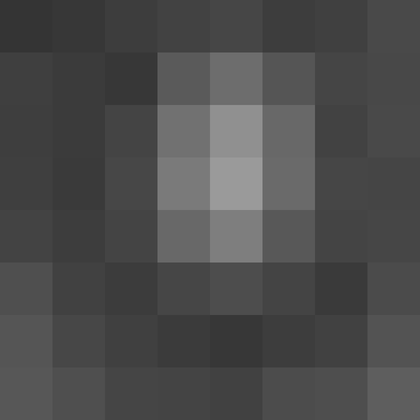
%> input picture hinput3.png, 420 x 420 px, shrunk from 800 x 800 before the run
$ octave histogram_block_first.m   (GNU Octave 9; MATLAB toolbox functions it lacks are replaced by stand-ins)
%> lines starting %> are read from the running program, lines starting %| are printed output that depends on the picture
### histogram_hesapla.m
function histogram1 = histogram_hesapla(I1)

    histogram1 = zeros(1,256);
    [w,h] = size(I1);

    for i=1:1:w
        for j=1:1:h
        histogram1(I1(i,j)+1) = histogram1(I1(i,j)+1)+1;
        end
    end

end


### histogram_esitle.m
function I2 = histogram_esitle(Iblock,Ihist)
[w,h] = size(Iblock);
cdf = zeros(1,256);

cdf(1) = Ihist(1);


%camulative hesabý

for i = 2 : 1 : 256
    cdf(i) = (cdf(i-1) + Ihist(i));
end


cdf_min = cdf(1);

%LOOK UP TABLE=LUT
LUT = zeros(1,256);
for v = 1 : 1 : 256 %cdf elemanlarý v
    LUT(v) = round(((cdf(v)-cdf_min)/(w*h - cdf_min))*255);
end


I2 = zeros(w,h);

for i = 1 : 1  : w
    for j = 1 : 1 : h
        I2(i,j) = LUT(Iblock(i,j));
    end
end
end

### histogram_block_first.m

clc; clear all; close all;

Img = imread('hinput3.png');
%> Img is the input picture: size 420x420 uint8; min 51, max 159, mean 76.1

%  adapthisteq(I);
 [w,h,z] = size(Img);
%> w = 420; h = 420; z = 1

 threshold_number = ((w*h)*21.5)/100;
%> threshold_number = 37926

    e1=0;
e2=0;
e3=0;
e4=0;
 imshow(Img);

 Imgb1=Img(1:w/2,1:h/2);
 Imgb2=Img(w/2:w,1:h/2);
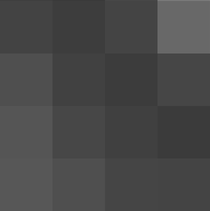
%> Imgb2: size 211x210 uint8; min 58, max 125, mean 72.3
 Imgb3=Img(1:w/2,h/2:h);
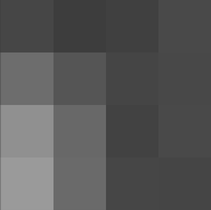
%> Imgb3: size 210x211 uint8; min 58, max 159, mean 86.9
 Imgb4=Img(w/2:w,h/2:h);
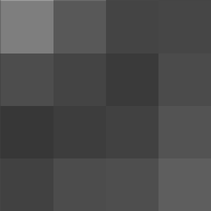
%> Imgb4: size 211x211 uint8; min 54, max 156, mean 75.6

 Ihs=imhist(Imgb1);
%> Ihs = 256 values, max 5513 at index 60, min 0 at index 1, mean 172.3
 Ih1= histogram_hesapla(Imgb1);
%> after the loop in histogram_hesapla, `for i=1:1:w`: histogram1 has the same summary as Ihs outside histogram_hesapla
%> Ih1 has the same summary as Ihs
 Ih2=imhist(Imgb2);
%> Ih2 = 256 values, max 5204 at index 69, min 0 at index 1, mean 173.1
 Ih3=imhist(Imgb3);
%> Ih3 = 256 values, max 5460 at index 70, min 0 at index 1, mean 173.1
 Ih4=imhist(Imgb4);
%> Ih4 = 256 values, max 5205 at index 66, min 0 at index 1, mean 173.9


 for i=1:1:256
     Ih1(i)
         if (Ih1(i)>threshold_number)
             Ih1(i)=threshold_number;
            e1= e1+1;
         end

 end
%> this loop made 256 passes
%> after the loop, e1 = 0

  for i=1:1:256
         if (Ih2(i)>threshold_number)
             Ih2(i)=threshold_number;
             e2=e2+1;
         end

 end
%> after the loop, e2 = 0

 for i=1:1:256
         if (Ih3(i)>threshold_number)
             Ih3(i)=threshold_number;
            e3=e3+1;
         end

 end
%> after the loop, e3 = 0

 for i=1:1:256
         if (Ih4(i)>threshold_number)
             Ih4(i)=threshold_number;
            e4=e4+1;
         end

 end
%> after the loop, e4 = 0

 pk1=Ih1/sum(Ih1);
%> pk1 = 256 values, max 0.125 at index 60, min 0 at index 1, mean 0.00391
 pk2=Ih2/sum(Ih2);
%> pk2 = 256 values, max 0.117 at index 69, min 0 at index 1, mean 0.00391
 pk3=Ih3/sum(Ih3);
%> pk3 = 256 values, max 0.123 at index 70, min 0 at index 1, mean 0.00391
 pk4=Ih4/sum(Ih4);
%> pk4 = 256 values, max 0.117 at index 66, min 0 at index 1, mean 0.00391

% [4 lines of commented-out code are left out]
Ihnew1=zeros();
Ihnew2=zeros();
Ihnew3=zeros();
Ihnew4=zeros();

 for i=1:1:256
         if (Ih1(i)>threshold_number)
             Ihnew1(i)=Ih1(i);
         else
             Ihnew1(i)=Ih1(i)+(pk1(i)*e1);
         end

 end
%> after the loop, Ihnew1 has the same summary as Ihs
  for i=1:1:256
         if (Ih2(i)>threshold_number)
             Ihnew2(i)=Ih2(i);
         else
             Ihnew2(i)=Ih2(i)+(pk2(i)*e2);
         end

  end
%> after the loop, Ihnew2 has the same summary as Ih2
  for i=1:1:256
         if (Ih3(i)>threshold_number)
             Ihnew3(i)=Ih3(i);
         else
             Ihnew3(i)=Ih3(i)+(pk3(i)*e3);
         end

  end
%> after the loop, Ihnew3 has the same summary as Ih3
   for i=1:1:256
         if (Ih4(i)>threshold_number)
             Ihnew4(i)=Ih4(i);
         else
             Ihnew4(i)=Ih4(i)+(pk4(i)*e4);
         end

   end
%> after the loop, Ihnew4 has the same summary as Ih4

Iout=histogram_esitle(Imgb1,Ihnew1);
%> after the loop in histogram_esitle, `for i = 2 : 1 : 256`: cdf = 256 values from 0 to 44100
%> in histogram_esitle, `cdf_min = cdf(1);`: cdf_min = 0
%> after the loop in histogram_esitle, `for v = 1 : 1 : 256`: LUT = 256 values from 0 to 255
%> after the loop in histogram_esitle, `for i = 1 : 1  : w`:
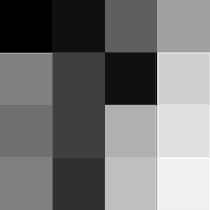
%> I2: size 210x210 double; min 0, max 255, mean 117.3
Iout2=histogram_esitle(Imgb2,Ihnew2);
%> after the loop in histogram_esitle (call 2), `for i = 2 : 1 : 256`: cdf = 256 values from 0 to 44310
%> after the loop in histogram_esitle (call 2), `for i = 1 : 1  : w`:
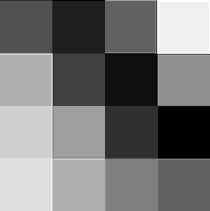
%> I2: size 211x210 double; min 0, max 255, mean 118.3
Iout3=histogram_esitle(Imgb3,Ihnew3);
%> after the loop in histogram_esitle (call 3), `for i = 1 : 1  : w`:
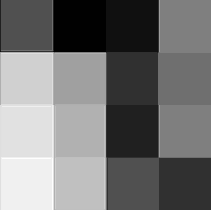
%> I2: size 210x211 double; min 0, max 255, mean 117.7
Iout4=histogram_esitle(Imgb4,Ihnew4);
%> after the loop in histogram_esitle (call 4), `for i = 2 : 1 : 256`: cdf = 256 values from 0 to 44521
%> after the loop in histogram_esitle (call 4), `for i = 1 : 1  : w`:
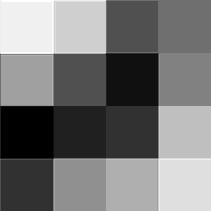
%> I2: size 211x211 double; min 0, max 255, mean 118.7
% figure;imshow(uint8(Iout)),title('1');
% figure;imshow(uint8(Iout2)),title('2');
% figure;imshow(uint8(Iout3)),title('3');
% figure;imshow(uint8(Iout4)),title('4');
% figure, imshow(I(:,:,:,2))
figure;
subplot(2,2,1),imshow(uint8(Iout));
subplot(2,2,3),imshow(uint8(Iout2));
subplot(2,2,2),imshow(uint8(Iout3));
subplot(2,2,4),imshow(uint8(Iout4));
